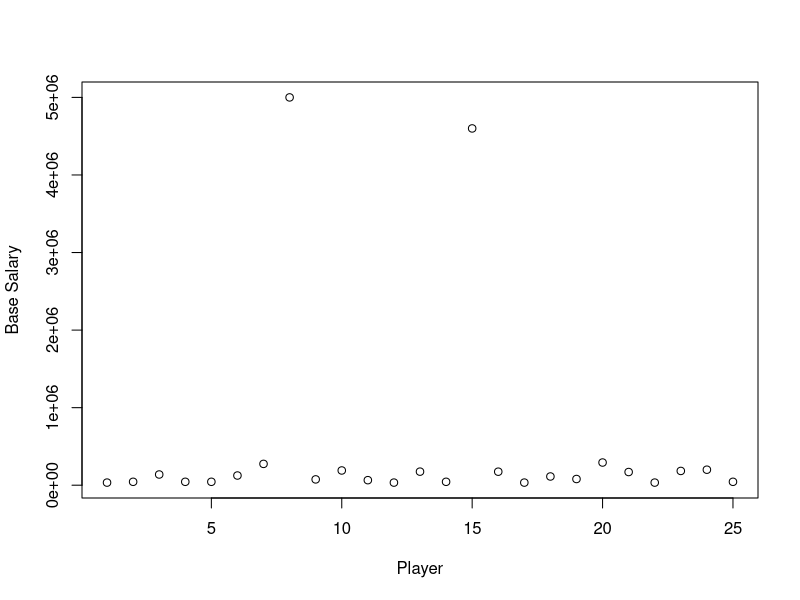
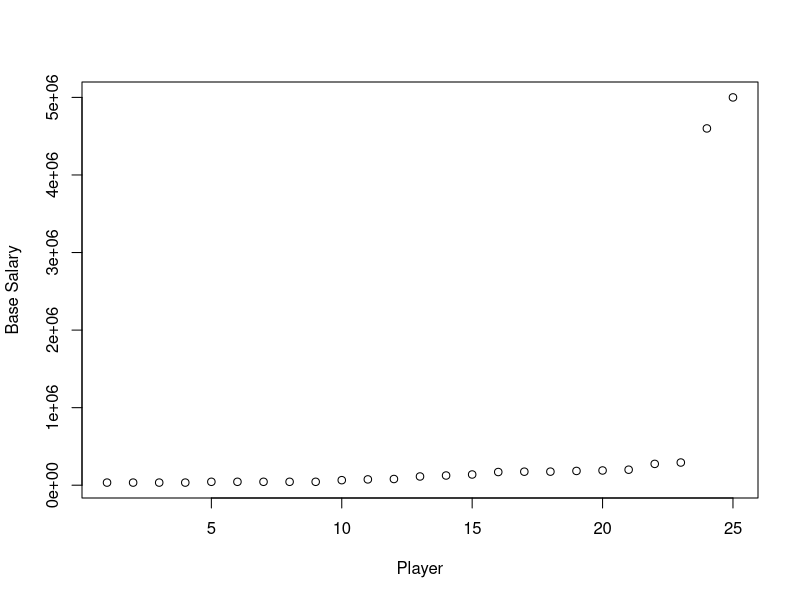
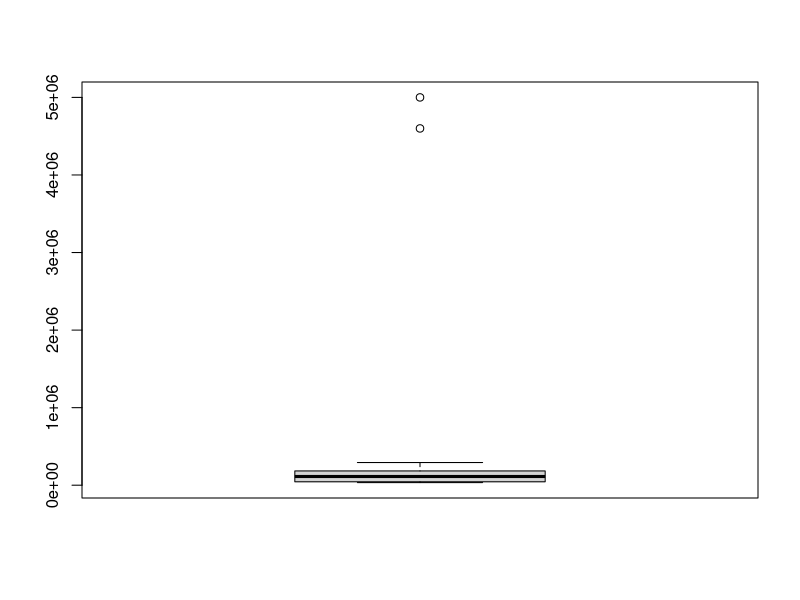
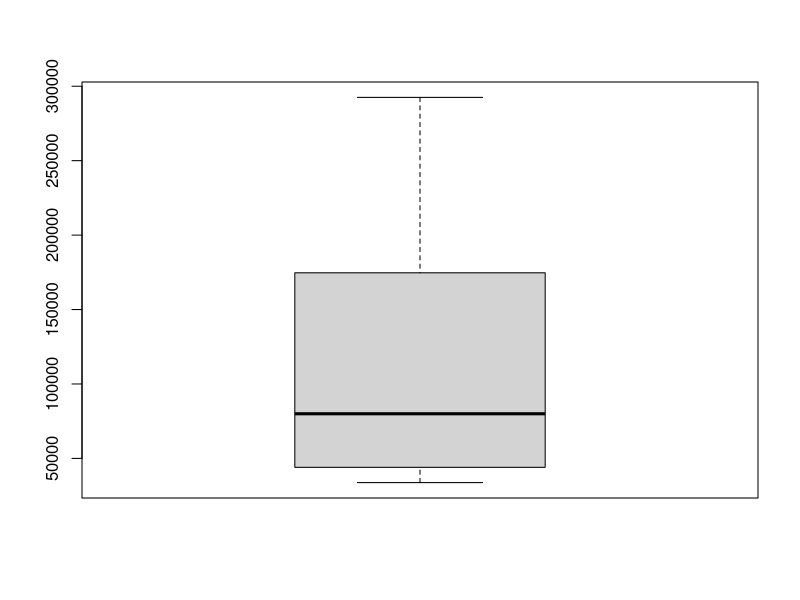

The R script that drew these images, in order:
## ---- chunk 1
# codes for question 3 go here
playername<-c("Jose Angulo","Johnny Arteaga", "Mehdi Ballouchy", "Brandon Barklage","Jonathan Borrajo", "Wilman Conde", "Kenny Cooper", "Thierry Henry", "Corey Hertzog", "Markus Holgersson", "Stephen Keel", "Connor Lade", "Joel Lindpere", "Ryan Maduro", "Rafael Marquez", "Dax McCarty", "Ryan Meara", "Roy Miller", "Victor Palsson", "Heath Pearce","Dane Richards", "Tyler Ruthven","Jan Gunnar Solli", "Teemu Tainio", "Jeremy Vuolo")
basesalary<-c(33750, 44000, 138188, 44000, 44000, 125000, 275000, 5000000, 75000, 190000, 65000, 33750, 175000, 44000, 4600000, 174375, 33750, 112495, 80000, 292499, 170000, 33750, 184000, 200000, 44000)
NYRedBullSal<-data.frame(playername,basesalary)
NYRedBullSal

## ---- chunk 2
# enter your code for question 4
length(NYRedBullSal$playername) #sample size
min(NYRedBullSal$basesalary) #min
max(NYRedBullSal$basesalary) #max
mean(NYRedBullSal$basesalary) #mean
median(NYRedBullSal$basesalary) #median
var(NYRedBullSal$basesalary) #variance
sd(NYRedBullSal$basesalary) #std
## ---- chunk 3
# enter your code for question 5
#scatter plot
plot(NYRedBullSal$basesalary, xlab="Player", ylab="Base Salary")
## ---- chunk 4
NYRedBullSal[NYRedBullSal$playername=="Thierry Henry",]
NYRedBullSal[NYRedBullSal$playername=="Rafael Marquez",]
## ---- chunk 5
NY.sorted <- sort(NYRedBullSal$basesalary) #sorts the players by salary
plot(NY.sorted, xlab="Player", ylab="Base Salary")
## ---- chunk 6
od<-order(NYRedBullSal$basesalary)
od
## ---- chunk 7
which.min(NYRedBullSal$basesalary)
NYRedBullSal[1,]
## ---- chunk 8
which.max(NYRedBullSal$basesalary)
NYRedBullSal[8,]
## ---- chunk 9
boxplot(NYRedBullSal$basesalary)
#It seems that there are two outliers from the data set that are much higher than everything else, which throws off the boxplot. 
## ---- chunk 10
removed<- subset(NYRedBullSal,NYRedBullSal$basesalary<300000)
removed
boxplot(removed$basesalary)
# This box plot has a much more even spread, with 50% of players receiving more than ~75000 and half receiving less than that.
